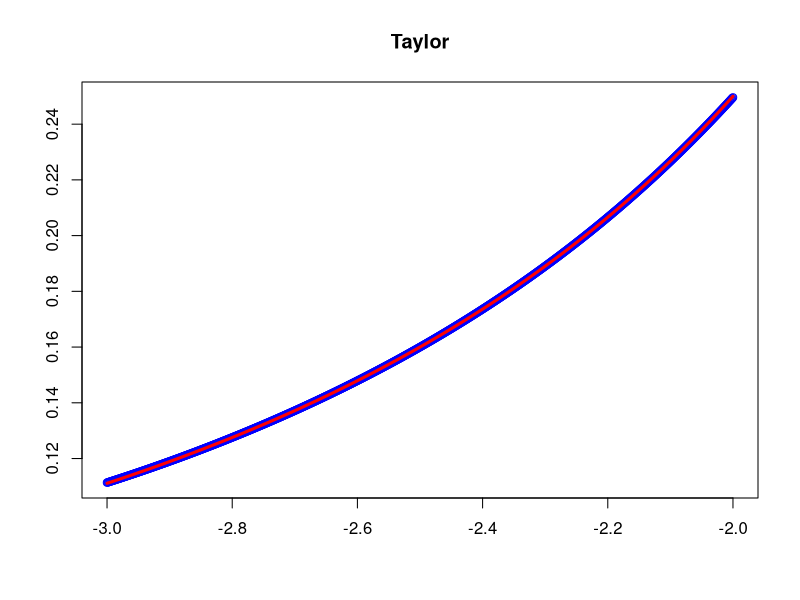
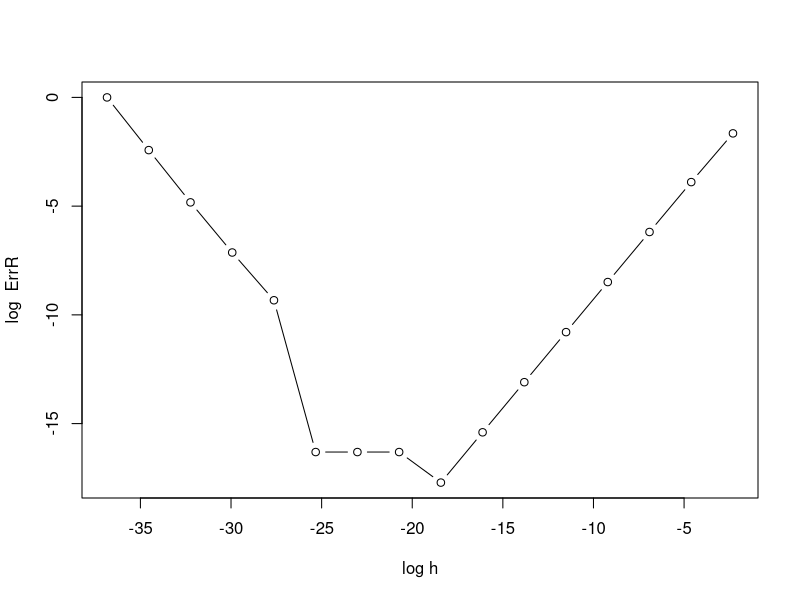

Here is the R script that generated these plots, in order:
## ---- chunk 1
knitr::opts_chunk$set(echo = TRUE)
## ---- chunk 2
f <- function(x) { 1 / ((x)^2)}
f1 <- function(x) { -2 / (x)^3}
f2 <- function(x) { 6 / (x)^4}
f3 <- function(x) { -24 / (x)^5}
f4 <- function(x) { 120 / (x)^6}

## ---- chunk 3

taylor <-function(x){
  x0 <- -2.5
  f(x0) + f1(x0)*(x-x0) + f2(x0)*(x-x0)^2/2 + f3(x0)*(x-x0)^3/6 +f4(x0)*(x-x0)^4/24
}

## ---- chunk 4
x=seq(-3,-2,length=1000)
fx <- f(x)
tay <- taylor(x)
plot(x,tay,type="p",col="blue",lwd=1, main="Taylor", xlab="", ylab="")
lines(x,fx,col="red",lwd=3)
## ---- chunk 5

fun2 <- function(x1,x2,x3){
  x1*x2*exp(x1^2 + x3^2 - 5)
}

h <- 1*10^(seq(-1,-16,-1))
## ---- chunk 6

g1 <-  (fun2(1 +h, 3,-2) - fun2(1 , 3,-2))/h
g2 <-  (fun2(1, 3 +h,-2) - fun2(1 , 3,-2))/h
g3 <-  (fun2(1, 3,-2 +h) - fun2(1 , 3,-2))/h

grad <- rbind(g1,g2,g3)
g2 <- grad - c(9,1,-12)
g3 <- t(g2 * g2)
norma <- g3[,1] + g3[,2] + g3[,3]
down <- sum( 9*9 + 1*1 + 12*12 )
e <- sqrt(norma)/sqrt(down)

## ---- chunk 7
plot(x = log(h) , y = log(e),type = "b", xlab = "log h", ylab = "log  ErrR")

